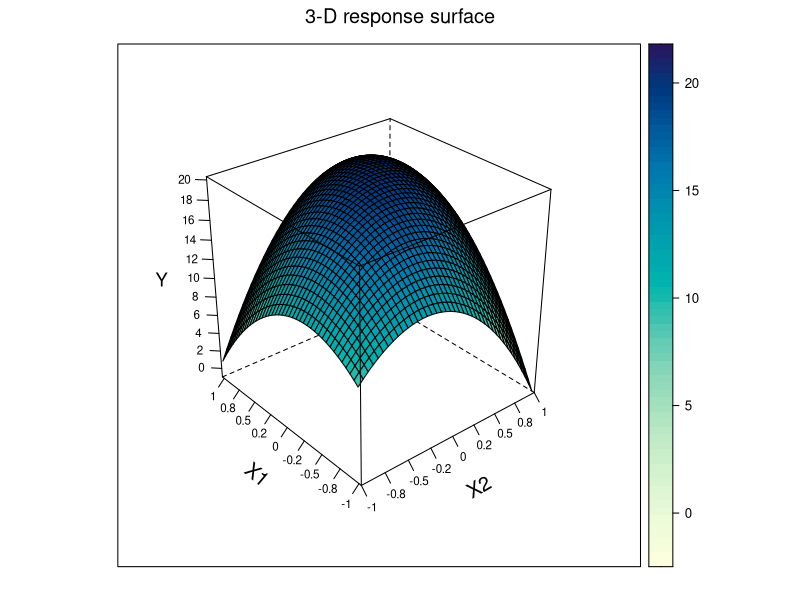
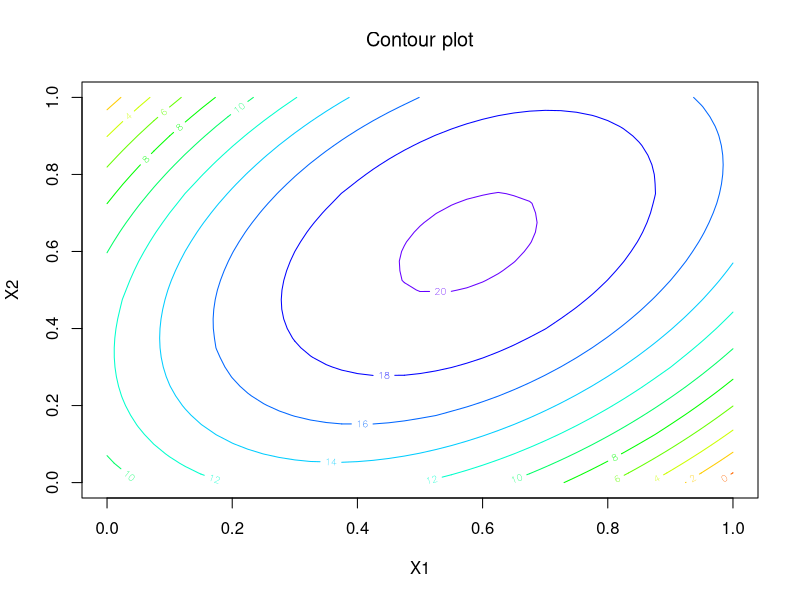

Source code (R) for these figures, in order:
# −−−−−−−−−−−−−−−−−−−−−−−−−−−−−−−−−−−−−−−−−−−−−−−−−−−−−−
# Name of QuantLet : MVAresponsesurface
# −−−−−−−−−−−−−−−−−−−−−−−−−−−−−−−−−−−−−−−−−−−−−−−−−−−−−−
# Published in : Applied Multivariate Statistical Analysis
# −−−−−−−−−−−−−−−−−−−−−−−−−−−−−−−−−−−−−−−−−−−−−−−−−−−−−−
# Description : Plots 3D response surfaces and a contour 
# plot for the variable y and the two factors that explain 
# the variation of y via the quadratic response model.
# −−−−−−−−−−−−−−−−−−−−−−−−−−−−−−−−−−−−−−−−−−−−−−−−−−−−−−
# Keywords : 3D, surface, contour, plot, graphical representation, response-model,
# regression
# −−−−−−−−−−−−−−−−−−−−−−−−−−−−−−−−−−−−−−−−−−−−−−−−−−−−−−
# See also : MVAdrug
# −−−−−−−−−−−−−−−−−−−−−−−−−−−−−−−−−−−−−−−−−−−−−−−−−−−−−−
# Author : Awdesch Melzer
# −−−−−−−−−−−−−−−−−−−−−−−−−−−−−−−−−−−−−−−−−−−−−−−−−−−−−−
# Submitted : Wed, April 04 2012 by Dedy Dwi Prastyo
# −−−−−−−−−−−−−−−−−−−−−−−−−−−−−−−−−−−−−−−−−−−−−−−−−−−−−−

# clear variables and close windows
rm(list = ls(all = TRUE))
graphics.off()

# install and load packages
libraries = c("lattice")
lapply(libraries, function(x) if (!(x %in% installed.packages())) {
    install.packages(x)
})
lapply(libraries, library, quietly = TRUE, character.only = TRUE)

# Define x1 and x2 between [-1:1].
x1 = seq(-1, 1, 0.05)
n1 = length(x1)
x2 = seq(-1, 1, 0.05)
n2 = length(x2)

# Set beta
b = c(20, 1, 2, -8, -6, 6)

L = NULL
x = NULL

# Calculate y
for (i in 1:n1) {
    xi = x1[i]
    temp = NULL
    for (j in 1:n2) {
        xj = x2[j]
        Lij = b[1] + b[2] * xi + b[3] * xj + b[4] * xi^2 + b[5] * xj^2 + b[6] * xi * 
            xj
        temp = cbind(temp, Lij)
    }
    L = rbind(L, temp)
}

wireframe(L, drape = T, xlab = list("X2", rot = 30, cex = 1.2), main = expression(paste("3-D response surface")), 
    ylab = list("X1", rot = -40, cex = 1.2), zlab = list("Y", cex = 1.1), scales = list(arrows = FALSE, 
        col = "black", distance = 1, tick.number = 8, cex = 0.7, x = list(at = seq(1, 
            41, 5), labels = round(seq(-1, 1, length = 9), 1)), y = list(at = seq(1, 
            41, 5), labels = round(seq(-1, 1, length = 9), 1))))

dev.new()
contour(L, col = rainbow(15), xlab = "X1", ylab = "X2", main = expression(paste("Contour plot")), 
    ) 
